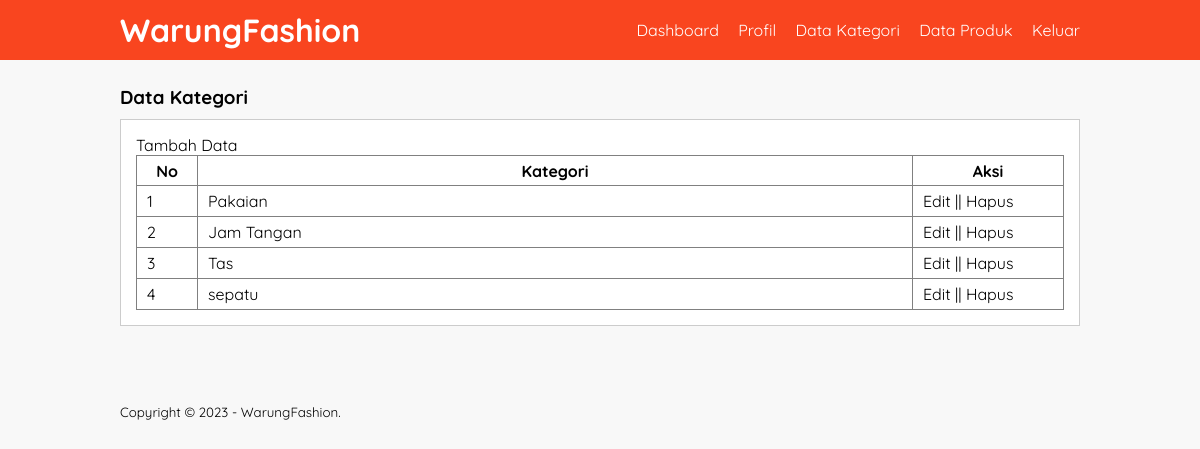
/data-kategori.php (signed in), run on the app's committed database.
### tables this page shows
CREATE TABLE `tb_category` (
  `category_id` int(11) NOT NULL,
  `category_name` varchar(25) NOT NULL
);

### data-kategori.php (the view, shortened to what this page needs)
<?php
	include 'db.php';
?>
<!DOCTYPE html>
<html>
<head>
	<link rel="stylesheet" type="text/css" href="css/style.css">
</head>
<body>
	<header>
		<div class="container">
			<h1><a href="dashboard.php">WarungFashion</a></h1>
			<ul>
				<li><a href="dashboard.php">Dashboard</a></li>
				<li><a href="profil.php">Profil</a></li>
				<li><a href="data-kategori.php">Data Kategori</a></li>
				<li><a href="data-produk.php">Data Produk</a></li>
				<li><a href="keluar.php">Keluar</a></li>
			</ul>
		</div>
	</header>
	<div class="section">
		<div class="container">
			<h3>Data Kategori</h3>
			<div class="box">
				<p><a href="tambah-kategori.php">Tambah Data</a></p>
				<table border="1" cellspacing="0" class="table">
					<thead>
						<tr>
							<th width="60px">No</th>
							<th>Kategori</th>
							<th width="150px">Aksi</th>
						</tr>
					</thead>
					<tbody>
						<?php
							$no = 1;
							$kategori = mysqli_query($conn, "SELECT * FROM tb_category ORDER BY category_id DESC");
							if(mysqli_num_rows($kategori) > 0){
							while($row = mysqli_fetch_array($kategori)){
						?>
						<tr>
							<td><?php echo $no++ ?></td>
							<td><?php echo $row['category_name'] ?></td>
							<td>
								<a href="edit-kategori.php?id=<?php echo $row['category_id'] ?>">Edit</a> || <a href="proses-hapus.php?idk=<?php echo $row['category_id'] ?>" onclick="return confirm('Yakin ingin hapus ?')">Hapus</a>
							</td>
						</tr>
						<?php }}else{ ?>
							<tr>
								<td colspan="3">Tidak ada data</td>
							</tr>
						<?php } ?>
					</tbody>
				</table>
			</div>
		</div>
	</div>
	<footer>
		<div class="container">
			<small>Copyright &copy; 2023 - WarungFashion.</small>
		</div>
	</footer>
</body>
</html>

### css/style.css (style rules this page uses)
* { padding: 0; margin: 0; font-family: "Quicksand", sans-serif; }
body { background-color: #f8f8f8; }
a { color: inherit; text-decoration: none; }
header { background-color: #f9451f; color: #fff; }
header h1 { float: left; padding: 10px 0; }
header ul { float: right; }
header ul li { display: inline-block; }
header ul li a { padding: 20px 0 20px 15px; display: inline-block; }
footer { padding: 25px 0; }
.container { width: 80%; margin: 0 auto; }
.container:after { content: ""; display: block; clear: both; }
.section { padding: 25px 0; }
.box { background-color: #fff; border: 1px solid #ccc; padding: 15px; box-sizing: border-box; margin: 10px 0 25px 0; }
.box:after { content: ""; display: block; clear: both; }
.table { width: 100%; border-collapse: collapse; }
.table tr { height: 30px; }
.table tr td { padding: 5px 10px; }

### data on the page
tb_category: category_name "Pakaian"
tb_category: category_name "Jam Tangan"
tb_category: category_name "Tas"
tb_category: category_name "sepatu"
